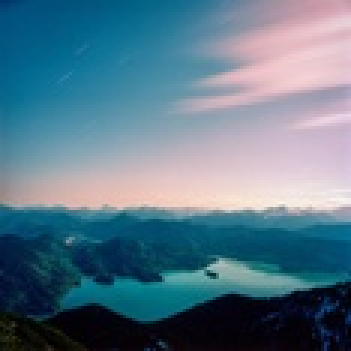
#> input picture Research/images/Hiils_encoded.jpg, 117 x 117 px, shrunk from 500 x 500 before the run, found by its file name (shown 3 times larger)
$ python DecodeSteganograph.py
#> lines starting #> are read from the running program, lines starting #| are printed output that depends on the picture

# coding: utf-8

# In[55]:


import cv2
import os
import re

scriptDir = os.path.dirname(os.path.realpath('__file__'))

working = 'H:\Github\OpenCv\Steganography\output.png'

img = cv2.imread('H:\Github\OpenCv\Research\images\Hiils_encoded.jpg')
#> img is the input picture: shape (117, 117, 3); mean B, G, R 137.1, 119.8, 89.5

imageHeight , imageWidth , Channel = img.shape
#> imageHeight = 117; imageWidth = 117; Channel = 3

Blue , Green ,  Red = cv2.split(img)
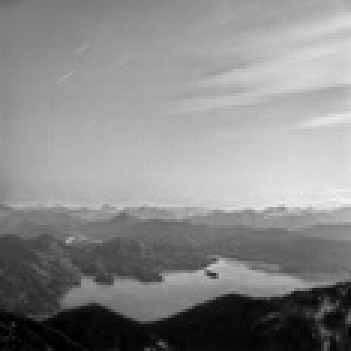
#> Blue: shape (117, 117) (shown 3 times larger); min 0, max 241, mean 137.1
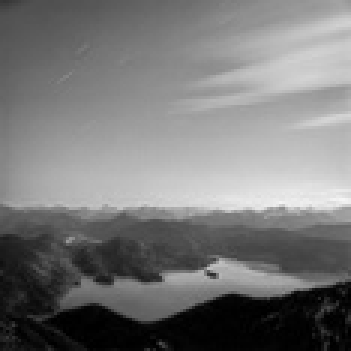
#> Green: shape (117, 117) (shown 3 times larger); min 0, max 245, mean 119.8
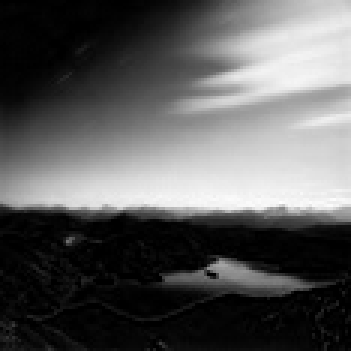
#> Red: shape (117, 117) (shown 3 times larger); min 0, max 254, mean 89.5

# print(img)

def Dec2bin(n):
    x=n
    k=[]
    while (n>0):
        a=int(float(n%2))
        k.append(a)
        n=(n-a)/2
    string=""

    for j in k[::-1]:
        string=string+str(j)

    binaryLen = 8 - len(string)
    if binaryLen >= 1:
        for i in range(binaryLen):
            string = '0' + string

    return string


i = 0
binary = ''
Message =''
loop = True
count = 0

for h in range(imageHeight):
    if loop:
        for w in range(imageWidth):
            r =  Dec2bin(Red[h][w])
            binary = binary + r[-1]
            if loop:
                i = i + 1
                if i == 8:
                    msg = int(binary,2)
                    msg = chr(msg)
                    i = 0
                    binary = ''
                    if count <3 :
                        # print(msg)
                        if msg == '@':
                            count = count + 2
                            # print(count)
                        Message = Message + msg
                        # print(Message)
                        msg = ''
                    else:
                        loop = False
                        break
            else:
                break

    else:
        break
#> this loop made 13 passes


# Message = re.search('@.*?@',Message).group()
Message = Message.replace('@','')
print(Message)
#| ´½vË~Y4d9·þ9ÃR-o}¼%ÚZÈ5ãöîOõéÎ~´Ý°Ftc;Q§ÂxìÍóÅ½û¼¡Qìæ´Ñãý2L/,Ò1©Uãñ\ÎÙÚYk3açÐz³AÍ9KoÓNê¦ä÷îy!D[(ñP«±2YQ ÜsÓ$»Tój¶¤^pð"Ý7
